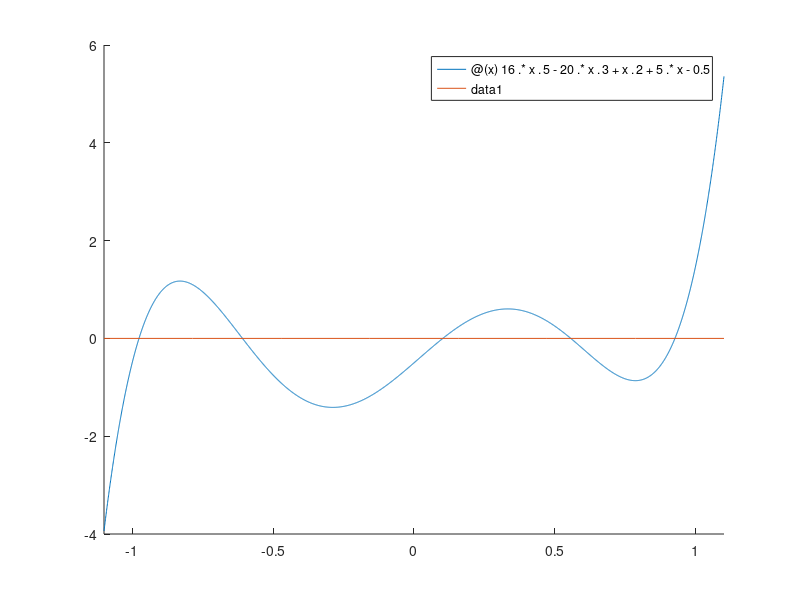

Write the MATLAB code that produced this figure. (Note: this script raises an error after producing the figure.)
addpath(genpath('Functions'))

f = @(x) 16.*x.^5 - 20.*x.^3 + x.^2 + 5.*x - 0.5;
f_aksen = @(x) 80.*x.^4 - 60.*x.^2 + 2.*x + 5;

hold on
fplot(f, [-1.1, 1.1]);
fplot(@(x)0, [-1.1, 1.1]);
hold off

akar1_bagiDua = BagiDua(f, -1.2, -0.8);
akar2_bagiDua = BagiDua(f, -0.8, -0.4);
akar3_bagiDua = BagiDua(f, 0, 0.3);
akar4_bagiDua = BagiDua(f, 0.3, 0.7);
akar5_bagiDua = BagiDua(f, 0.7, 1.0);

akar1_newtonRaphson = NewtonRaphson(f, f_aksen, -1);
akar2_newtonRaphson = NewtonRaphson(f, f_aksen, -0.5);
akar3_newtonRaphson = NewtonRaphson(f, f_aksen, 0);
akar4_newtonRaphson = NewtonRaphson(f, f_aksen, 0.5);
akar5_newtonRaphson = NewtonRaphson(f, f_aksen, 1);